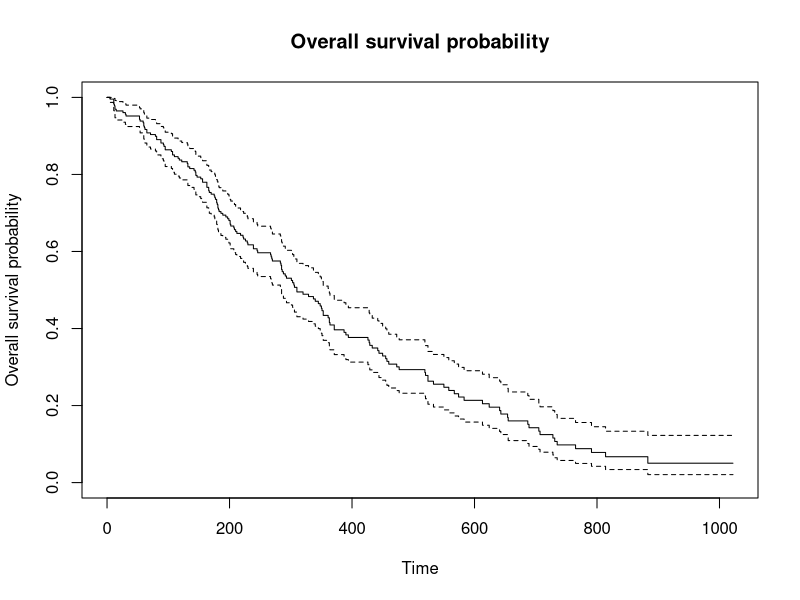
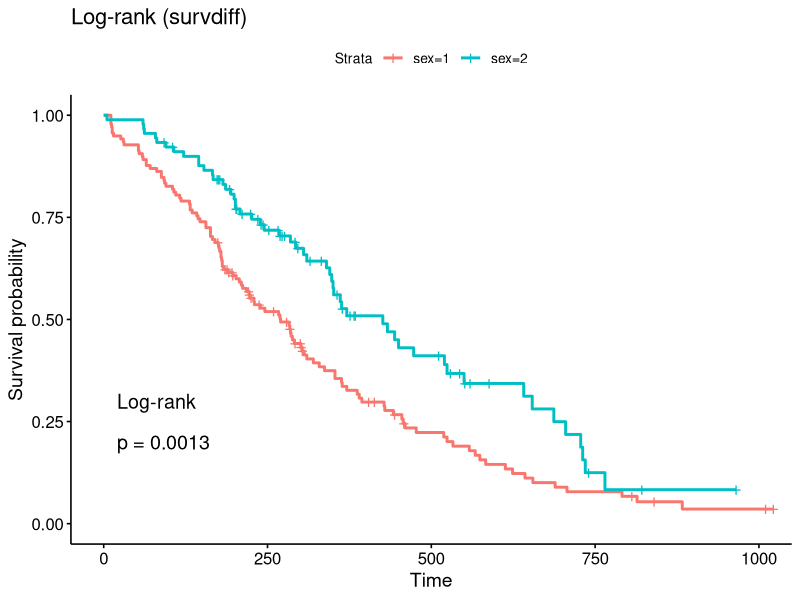
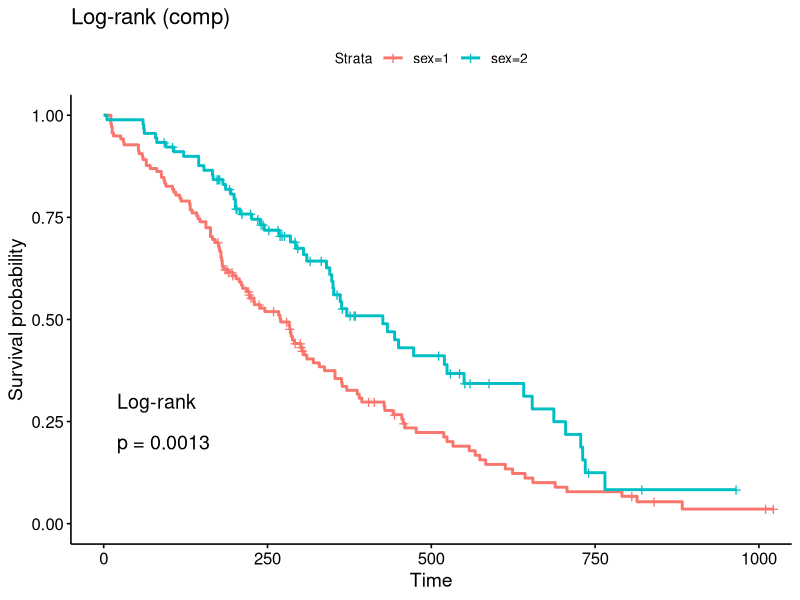
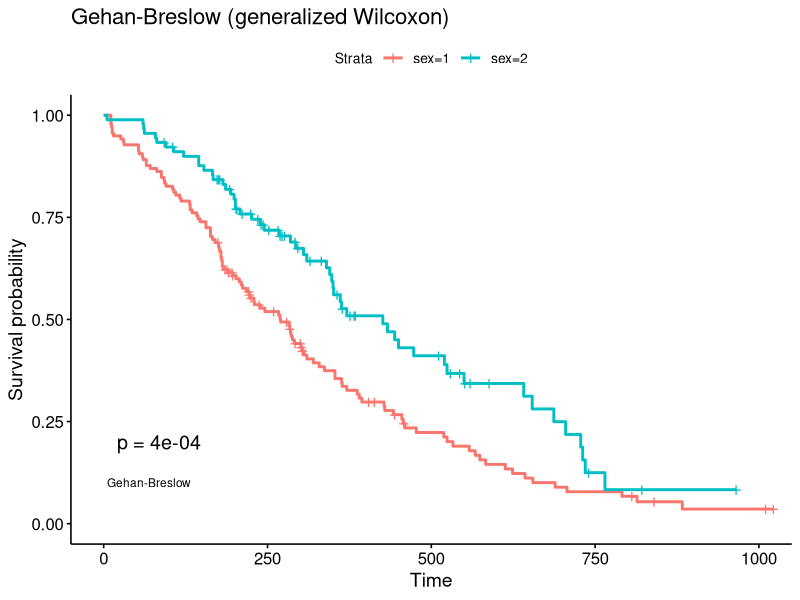
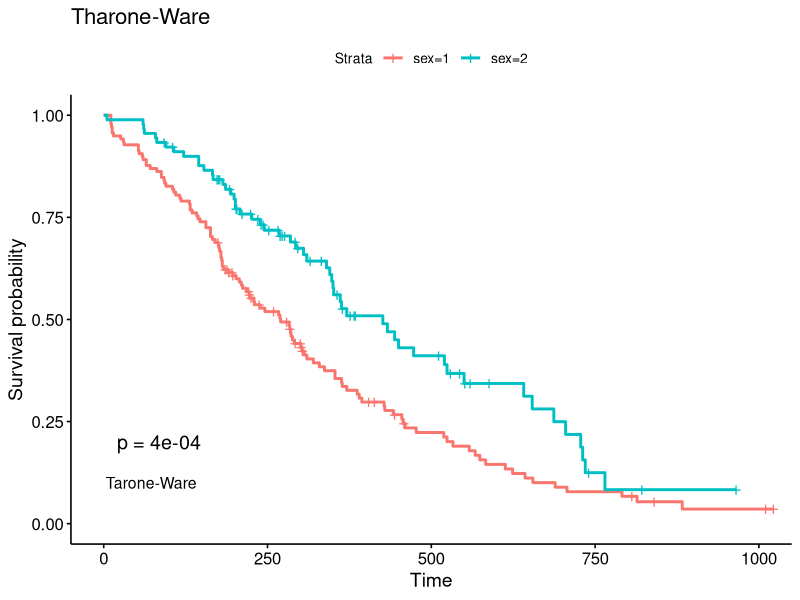
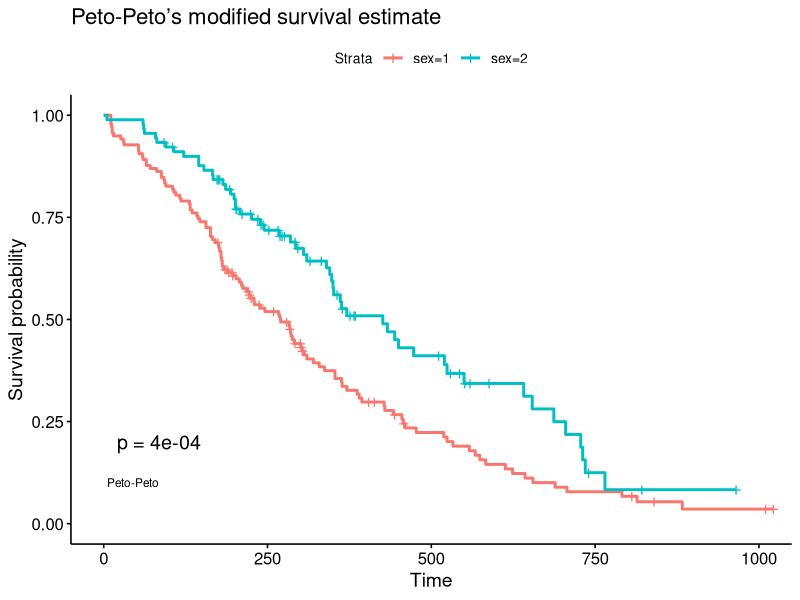
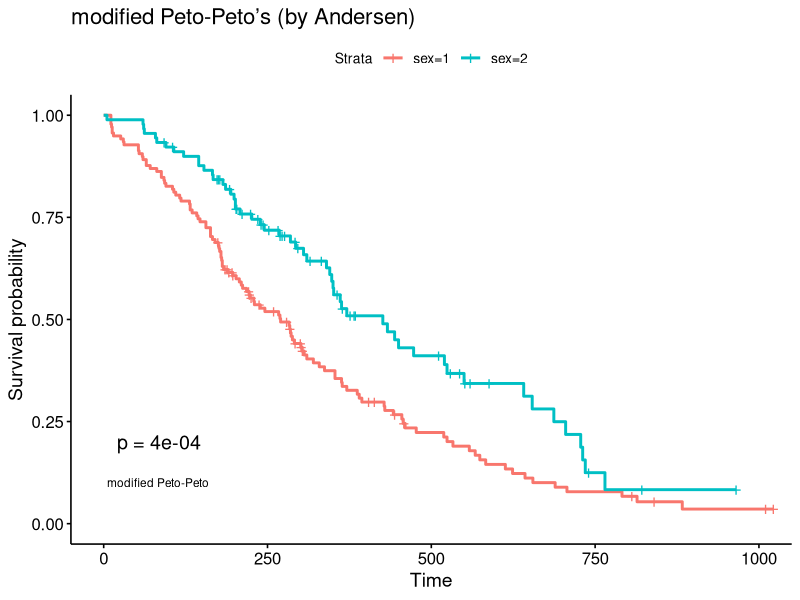
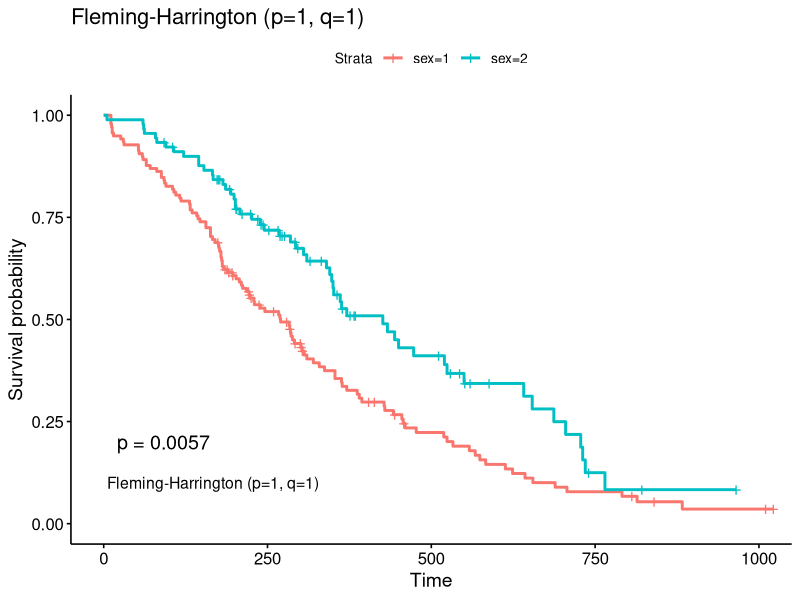

Recreate these plots in R, in order.
## ---- chunk 1
knitr::opts_chunk$set(
  out.extra = 'style="display:block; margin: auto"',
  fig.align = "center",
  fig.path = "www/",
  collapse = TRUE,
  comment = "#>",
  dev = "png")
## ---- chunk 2
library(survival)
write.csv(survival::lung,file="lung.csv",quote=FALSE,row.names=FALSE)
## ---- chunk 3
plot(survfit(Surv(time, status) ~ 1, data = lung),
             xlab = "Time", ylab = "Overall survival probability", main = "Overall survival probability")
library(survminer)
fit <- survfit(Surv(time, status) ~ sex, data = lung)
ggsurvplot(fit, data = lung, pval = TRUE, pval.method = TRUE) + ggtitle("Log-rank (survdiff)")
ggsurvplot(fit, data = lung, pval = TRUE, pval.method = TRUE,
           log.rank.weights = "1") + ggtitle("Log-rank (comp)")
ggsurvplot(fit, data = lung, pval = TRUE, pval.method = TRUE,
           log.rank.weights = "n", pval.method.coord = c(5, 0.1),
           pval.method.size = 3) + ggtitle("Gehan-Breslow (generalized Wilcoxon)")
ggsurvplot(fit, data = lung, pval = TRUE, pval.method = TRUE,
           log.rank.weights = "sqrtN", pval.method.coord = c(3, 0.1),
           pval.method.size = 4) + ggtitle("Tharone-Ware")
ggsurvplot(fit, data = lung, pval = TRUE, pval.method = TRUE,
           log.rank.weights = "S1", pval.method.coord = c(5, 0.1),
           pval.method.size = 3) + ggtitle("Peto-Peto’s modified survival estimate")
ggsurvplot(fit, data = lung, pval = TRUE, pval.method = TRUE,
           log.rank.weights = "S2", pval.method.coord = c(5, 0.1),
           pval.method.size = 3) + ggtitle("modified Peto-Peto’s (by Andersen)")
ggsurvplot(fit, data = lung, pval = TRUE, pval.method = TRUE,
           log.rank.weights = "FH_p=1_q=1",
           pval.method.coord = c(5, 0.1),
           pval.method.size = 4) + ggtitle("Fleming-Harrington (p=1, q=1)")
## ---- chunk 4
coxfit <- coxph(Surv(time, status) ~ age + sex + wt.loss, data = lung)

# Survival curves by sex with adjustment for age and wt.loss
# A new data frame is generated containing two rows, one for each value of sex;
# the other covariates are fixed to their average values
new_df <- with(lung,
               data.frame(sex = c(1, 2),
                          age = rep(mean(age, na.rm = TRUE), 2),
                          wt.loss = rep(mean(wt.loss, na.rm = TRUE), 2)
               )
)

fit <- survfit(coxfit, newdata = new_df)
ggsurvplot(fit, conf.int = TRUE, palette = "Dark2", censor = FALSE,
           surv.median.line = "hv", data=lung)
unlink("lung.csv")
